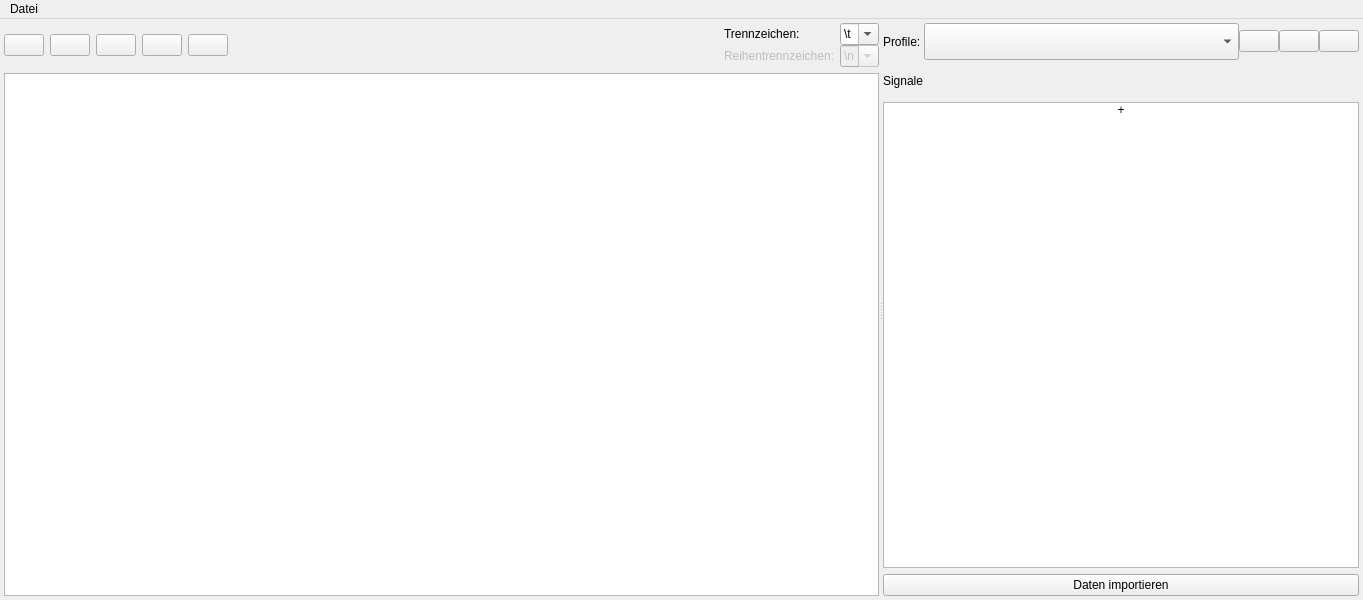
<?xml version="1.0" encoding="UTF-8"?>
<ui version="4.0">
 <class>CSVEditor</class>
 <widget class="QMainWindow" name="CSVEditor">
  <property name="geometry">
   <rect>
    <x>0</x>
    <y>0</y>
    <width>1363</width>
    <height>600</height>
   </rect>
  </property>
  <property name="windowTitle">
   <string>CSV Editor</string>
  </property>
  <widget class="QWidget" name="centralwidget">
   <layout class="QVBoxLayout" name="verticalLayout_3">
    <property name="spacing">
     <number>4</number>
    </property>
    <property name="leftMargin">
     <number>4</number>
    </property>
    <property name="topMargin">
     <number>4</number>
    </property>
    <property name="rightMargin">
     <number>4</number>
    </property>
    <property name="bottomMargin">
     <number>4</number>
    </property>
    <item>
     <widget class="QSplitter" name="splitter">
      <property name="orientation">
       <enum>Qt::Horizontal</enum>
      </property>
      <widget class="QWidget" name="layoutWidget">
       <layout class="QVBoxLayout" name="verticalLayout">
        <item>
         <layout class="QHBoxLayout" name="grid">
          <item>
           <widget class="QPushButton" name="pushAddRow">
            <property name="toolTip">
             <string>Reihe einfügen</string>
            </property>
            <property name="text">
             <string/>
            </property>
            <property name="icon">
             <iconset>
              <normaloff>icons/add_row.png</normaloff>icons/add_row.png</iconset>
            </property>
            <property name="iconSize">
             <size>
              <width>30</width>
              <height>30</height>
             </size>
            </property>
           </widget>
          </item>
          <item>
           <widget class="QPushButton" name="pushDeleteRow">
            <property name="toolTip">
             <string>Reihe entfernen</string>
            </property>
            <property name="text">
             <string/>
            </property>
            <property name="icon">
             <iconset>
              <normaloff>icons/delete_row.png</normaloff>icons/delete_row.png</iconset>
            </property>
            <property name="iconSize">
             <size>
              <width>30</width>
              <height>30</height>
             </size>
            </property>
           </widget>
          </item>
          <item>
           <widget class="QPushButton" name="pushAddColumn">
            <property name="toolTip">
             <string>Spalte einfügen</string>
            </property>
            <property name="text">
             <string/>
            </property>
            <property name="icon">
             <iconset>
              <normaloff>icons/add_column.png</normaloff>icons/add_column.png</iconset>
            </property>
            <property name="iconSize">
             <size>
              <width>30</width>
              <height>30</height>
             </size>
            </property>
           </widget>
          </item>
          <item>
           <widget class="QPushButton" name="pushDeleteColumn">
            <property name="toolTip">
             <string>Spalte entfernen</string>
            </property>
            <property name="text">
             <string/>
            </property>
            <property name="icon">
             <iconset>
              <normaloff>icons/delete_column.png</normaloff>icons/delete_column.png</iconset>
            </property>
            <property name="iconSize">
             <size>
              <width>30</width>
              <height>30</height>
             </size>
            </property>
           </widget>
          </item>
          <item>
           <widget class="QPushButton" name="pushSwapXY">
            <property name="toolTip">
             <string>X/Y tauschen</string>
            </property>
            <property name="text">
             <string/>
            </property>
            <property name="icon">
             <iconset>
              <normaloff>icons/swap.png</normaloff>icons/swap.png</iconset>
            </property>
            <property name="iconSize">
             <size>
              <width>30</width>
              <height>30</height>
             </size>
            </property>
            <property name="checkable">
             <bool>true</bool>
            </property>
           </widget>
          </item>
          <item>
           <spacer name="horizontalSpacer">
            <property name="orientation">
             <enum>Qt::Horizontal</enum>
            </property>
            <property name="sizeHint" stdset="0">
             <size>
              <width>40</width>
              <height>20</height>
             </size>
            </property>
           </spacer>
          </item>
          <item>
           <widget class="QLabel" name="csvInfoLabel">
            <property name="palette">
             <palette>
              <active>
               <colorrole role="Text">
                <brush brushstyle="SolidPattern">
                 <color alpha="255">
                  <red>170</red>
                  <green>0</green>
                  <blue>0</blue>
                 </color>
                </brush>
               </colorrole>
              </active>
              <inactive>
               <colorrole role="Text">
                <brush brushstyle="SolidPattern">
                 <color alpha="255">
                  <red>170</red>
                  <green>0</green>
                  <blue>0</blue>
                 </color>
                </brush>
               </colorrole>
              </inactive>
              <disabled>
               <colorrole role="Text">
                <brush brushstyle="SolidPattern">
                 <color alpha="255">
                  <red>120</red>
                  <green>120</green>
                  <blue>120</blue>
                 </color>
                </brush>
               </colorrole>
              </disabled>
             </palette>
            </property>
            <property name="text">
             <string/>
            </property>
           </widget>
          </item>
          <item>
           <layout class="QGridLayout" name="gridLayout">
            <property name="leftMargin">
             <number>0</number>
            </property>
            <property name="verticalSpacing">
             <number>0</number>
            </property>
            <item row="0" column="2">
             <widget class="QComboBox" name="columnDivComboBox">
              <property name="editable">
               <bool>true</bool>
              </property>
              <item>
               <property name="text">
                <string>\t</string>
               </property>
              </item>
              <item>
               <property name="text">
                <string>,</string>
               </property>
              </item>
              <item>
               <property name="text">
                <string/>
               </property>
              </item>
              <item>
               <property name="text">
                <string>;</string>
               </property>
              </item>
              <item>
               <property name="text">
                <string>\n</string>
               </property>
              </item>
             </widget>
            </item>
            <item row="0" column="0">
             <widget class="QLabel" name="label_3">
              <property name="text">
               <string>Trennzeichen:</string>
              </property>
             </widget>
            </item>
            <item row="1" column="0">
             <widget class="QLabel" name="label_4">
              <property name="enabled">
               <bool>false</bool>
              </property>
              <property name="text">
               <string>Reihentrennzeichen:</string>
              </property>
             </widget>
            </item>
            <item row="1" column="2">
             <widget class="QComboBox" name="rowDivComboBox">
              <property name="enabled">
               <bool>false</bool>
              </property>
              <property name="editable">
               <bool>true</bool>
              </property>
              <item>
               <property name="text">
                <string>\n</string>
               </property>
              </item>
              <item>
               <property name="text">
                <string>\t</string>
               </property>
              </item>
              <item>
               <property name="text">
                <string>;</string>
               </property>
              </item>
              <item>
               <property name="text">
                <string>,</string>
               </property>
              </item>
              <item>
               <property name="text">
                <string/>
               </property>
              </item>
             </widget>
            </item>
           </layout>
          </item>
         </layout>
        </item>
        <item>
         <widget class="QTableView" name="tableView">
          <attribute name="verticalHeaderStretchLastSection">
           <bool>true</bool>
          </attribute>
         </widget>
        </item>
       </layout>
      </widget>
      <widget class="QWidget" name="layoutWidget">
       <layout class="QVBoxLayout" name="verticalLayout_2">
        <item>
         <layout class="QHBoxLayout" name="horizontalLayout">
          <property name="spacing">
           <number>0</number>
          </property>
          <property name="topMargin">
           <number>0</number>
          </property>
          <item>
           <widget class="QLabel" name="label_2">
            <property name="text">
             <string>Profile: </string>
            </property>
           </widget>
          </item>
          <item>
           <widget class="QComboBox" name="profileComboBox">
            <property name="sizePolicy">
             <sizepolicy hsizetype="Expanding" vsizetype="Fixed">
              <horstretch>0</horstretch>
              <verstretch>0</verstretch>
             </sizepolicy>
            </property>
            <property name="minimumSize">
             <size>
              <width>0</width>
              <height>37</height>
             </size>
            </property>
           </widget>
          </item>
          <item>
           <widget class="QPushButton" name="loadProfileButton">
            <property name="sizePolicy">
             <sizepolicy hsizetype="Maximum" vsizetype="Fixed">
              <horstretch>0</horstretch>
              <verstretch>0</verstretch>
             </sizepolicy>
            </property>
            <property name="text">
             <string/>
            </property>
            <property name="icon">
             <iconset>
              <normaloff>icons/open_profile.png</normaloff>icons/open_profile.png</iconset>
            </property>
            <property name="iconSize">
             <size>
              <width>30</width>
              <height>30</height>
             </size>
            </property>
           </widget>
          </item>
          <item>
           <widget class="QPushButton" name="addProfileButton">
            <property name="sizePolicy">
             <sizepolicy hsizetype="Maximum" vsizetype="Fixed">
              <horstretch>0</horstretch>
              <verstretch>0</verstretch>
             </sizepolicy>
            </property>
            <property name="text">
             <string/>
            </property>
            <property name="icon">
             <iconset>
              <normaloff>icons/add.png</normaloff>icons/add.png</iconset>
            </property>
            <property name="iconSize">
             <size>
              <width>30</width>
              <height>30</height>
             </size>
            </property>
           </widget>
          </item>
          <item>
           <widget class="QPushButton" name="removeProfileButton">
            <property name="sizePolicy">
             <sizepolicy hsizetype="Maximum" vsizetype="Fixed">
              <horstretch>0</horstretch>
              <verstretch>0</verstretch>
             </sizepolicy>
            </property>
            <property name="text">
             <string/>
            </property>
            <property name="icon">
             <iconset>
              <normaloff>icons/remove.png</normaloff>icons/remove.png</iconset>
            </property>
            <property name="iconSize">
             <size>
              <width>30</width>
              <height>30</height>
             </size>
            </property>
           </widget>
          </item>
         </layout>
        </item>
        <item>
         <widget class="QLabel" name="label">
          <property name="minimumSize">
           <size>
            <width>0</width>
            <height>30</height>
           </size>
          </property>
          <property name="text">
           <string>Signale</string>
          </property>
         </widget>
        </item>
        <item>
         <widget class="QListWidget" name="signalListWidget">
          <item>
           <property name="text">
            <string>+</string>
           </property>
           <property name="textAlignment">
            <set>AlignCenter</set>
           </property>
          </item>
         </widget>
        </item>
        <item>
         <widget class="QPushButton" name="importButton">
          <property name="text">
           <string>Daten importieren</string>
          </property>
         </widget>
        </item>
       </layout>
      </widget>
     </widget>
    </item>
   </layout>
  </widget>
  <widget class="QMenuBar" name="menubar">
   <property name="geometry">
    <rect>
     <x>0</x>
     <y>0</y>
     <width>1363</width>
     <height>26</height>
    </rect>
   </property>
   <widget class="QMenu" name="menuDatei">
    <property name="title">
     <string>Datei</string>
    </property>
    <property name="icon">
     <iconset>
      <normaloff>icons/menu.png</normaloff>icons/menu.png</iconset>
    </property>
    <addaction name="pushButtonLoad"/>
    <addaction name="pushButtonWrite"/>
    <addaction name="separator"/>
    <addaction name="pushButtonPreview"/>
    <addaction name="pushButtonPrint"/>
    <addaction name="separator"/>
    <addaction name="pushClear"/>
   </widget>
   <addaction name="menuDatei"/>
  </widget>
  <action name="pushButtonLoad">
   <property name="text">
    <string>CSV öffnen</string>
   </property>
  </action>
  <action name="pushClear">
   <property name="text">
    <string>CSV schließen</string>
   </property>
  </action>
  <action name="pushButtonWrite">
   <property name="text">
    <string>CSV speichern</string>
   </property>
  </action>
  <action name="pushButtonPreview">
   <property name="text">
    <string>Druckvorschau</string>
   </property>
  </action>
  <action name="pushButtonPrint">
   <property name="text">
    <string>Drucken</string>
   </property>
  </action>
 </widget>
 <tabstops>
  <tabstop>pushAddRow</tabstop>
  <tabstop>pushDeleteRow</tabstop>
  <tabstop>pushAddColumn</tabstop>
  <tabstop>pushDeleteColumn</tabstop>
  <tabstop>pushSwapXY</tabstop>
  <tabstop>columnDivComboBox</tabstop>
  <tabstop>rowDivComboBox</tabstop>
  <tabstop>tableView</tabstop>
  <tabstop>profileComboBox</tabstop>
  <tabstop>loadProfileButton</tabstop>
  <tabstop>addProfileButton</tabstop>
  <tabstop>removeProfileButton</tabstop>
  <tabstop>signalListWidget</tabstop>
  <tabstop>importButton</tabstop>
 </tabstops>
 <resources/>
 <connections/>
</ui>
